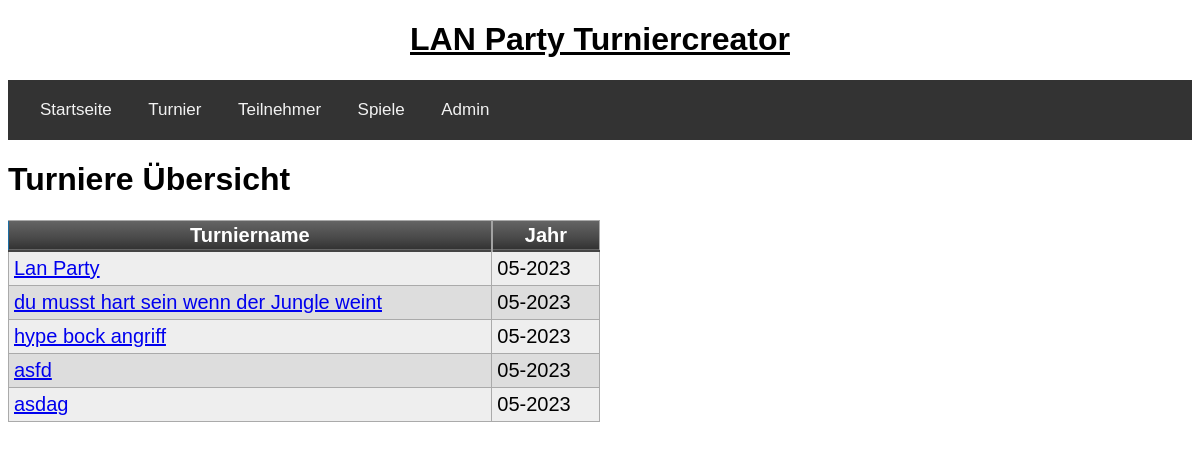
/turniere, run on an earlier commit of the app's database.
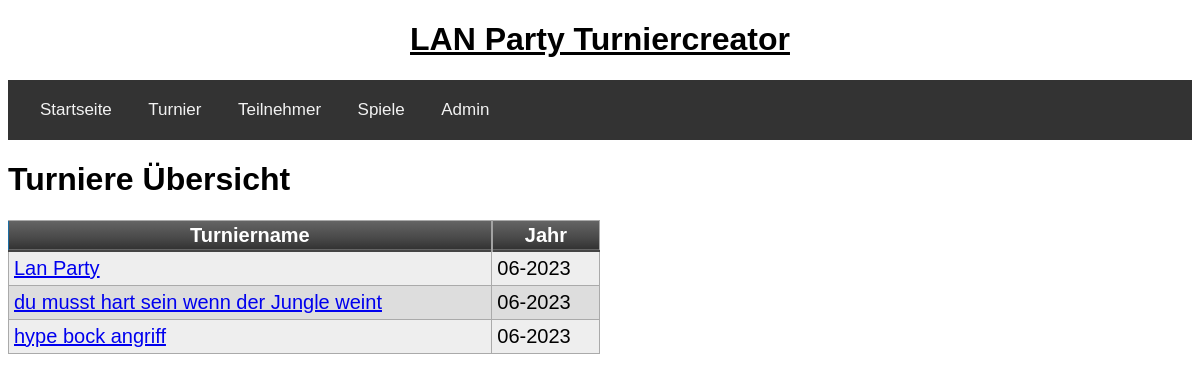
And on a later commit of the database.
### tables this page shows
CREATE TABLE turnier(turnierid integer primary key autoincrement, name text, jahr date default (strftime('%m-%Y')), teilnehmer text, sieger integer);

### app/routes.py (the view)
@app.route('/turniere')
def turniere():
	turniere = get_turniere()
	return render_template('tournament_all.html', title="Turniere", turniere=turniere)

### app/db/db.py (called while the page is built)
def get_turniere():
	query = 'select * from turnier;'
	return execute_select_query(query)

def execute_select_query(query):
	try:
		cursor.execute(query)
		return cursor.fetchall()
	except sqlite3.IntegrityError as e:
		return "Integrity Error: " + str(e)
	connection.close()

### app/templates/tournament_all.html
{% extends "base.html" %}
{% block app_content %}
    <h1>Turniere Übersicht</h1>
        <table class="myTable">
        <thead>
            <tr>
                <th>Turniername</th>
                <th>Jahr</th>
            </tr>
        </thead>
    {% for turnier in turniere %}
        <tr>
            <td><a href="{{ url_for("turnier", turnierid=turnier[0]) }}">{{ turnier[1] }}</a></td>
            <td>{{ turnier[2] }}</td>
        </tr>
    {% endfor %}
    </table>
{% endblock %}

What changed in the data, as far as the page shows it:
removed turnier: name "asfd", jahr "05-2023"
removed turnier: name "asdag", jahr "05-2023"
changed turnier "Lan Party": jahr "05-2023" → "06-2023"
changed turnier "du musst hart sein wenn der Jungle weint": jahr "05-2023" → "06-2023"
changed turnier "hype bock angriff": jahr "05-2023" → "06-2023"
